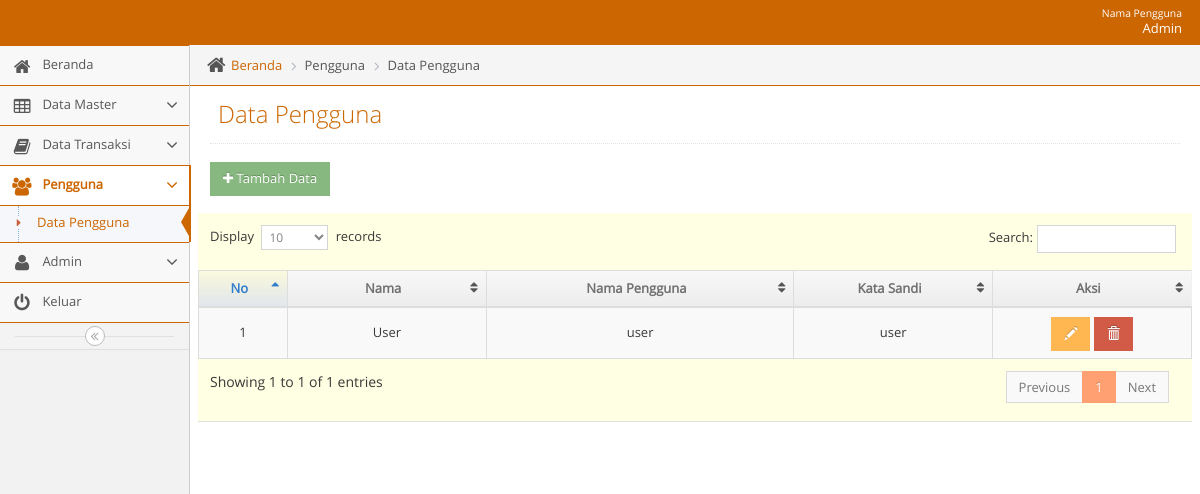
/admin/adminmainapp.php?unit=pengguna_unit&act=datagrid (signed in), run on an earlier commit of the app's database.
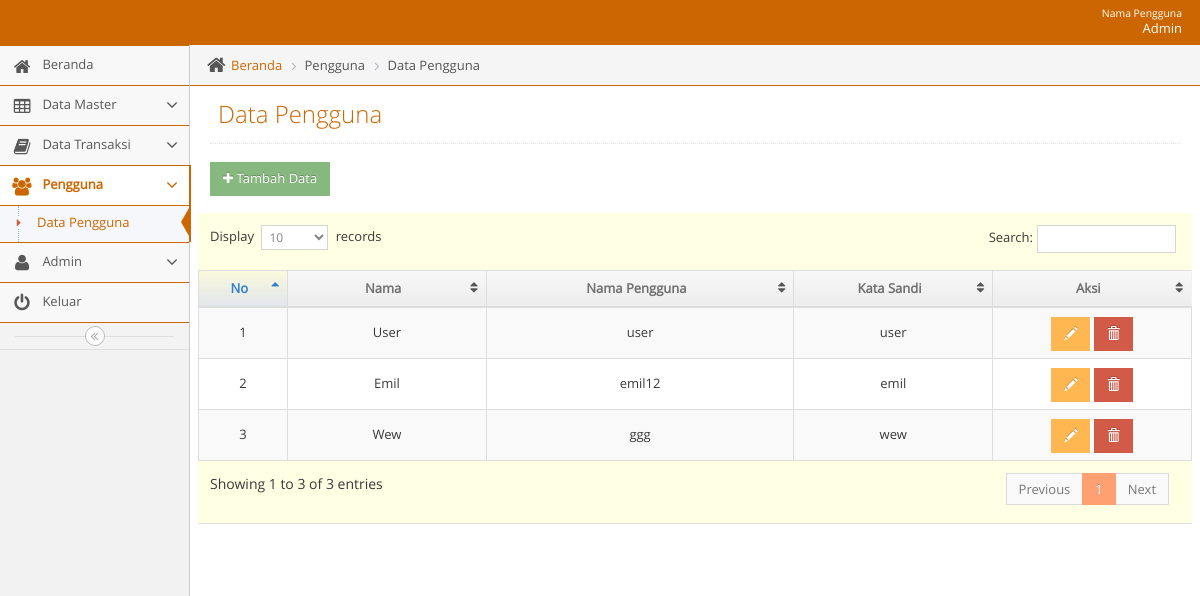
And on a later commit of the database.
### tables this page shows
CREATE TABLE `t_user` (
  `id_login` int(11) NOT NULL,
  `nama` varchar(100) NOT NULL,
  `nama_pengguna` varchar(20) NOT NULL,
  `kata_sandi` varchar(20) NOT NULL,
  `batas_login` int(3) NOT NULL,
  `blokir` enum('N','Y') NOT NULL
);

### admin/unit/pengguna_unit.php (the view, shortened to what this page needs)
<?php
$act = $_GET['act'];
switch($act){
    case "datagrid":
        ?>
<?php
include("../admin/leftbar.php");
?>
			<div class="main-content">
				<div class="main-content-inner">
					<div class="breadcrumbs ace-save-state" id="breadcrumbs">
						<ul class="breadcrumb">
							<li>
								<i class="ace-icon fa fa-home home-icon"></i>
								<a href="adminmainapp.php?unit=dashboard">Beranda</a>
							</li>
              <li>Pengguna</li>
							<li>Data Pengguna</li>
						</ul>
					</div>
					<div class="page-content">
						<div class="page-header">
              <h1>Data Pengguna
              </h1>
            </div>
                <h1>
                <a href="?unit=pengguna_unit&act=input">
                  <button class="btn btn-sm btn-success"><i class="fa fa-plus"></i> Tambah Data</button>
                </a>
              </h1>
						<div class="row">
							<div class="col-xs-12">
								<div class="row">
                  <div class="box box-primary">
                    <div class="box-body table-responsive padding">
                      <table id="datatable" class="table table-striped table-bordered table-hover">
                        <thead>
                          <tr>
                            <th style="text-align: center; width: 10%">No</th>
                            <th style="text-align: center; width: 20%">Nama</th>
                            <th style="text-align: center;width: 30%">Nama Pengguna</th>
                            <th style="text-align: center;width: 20%">Kata Sandi</th>
                            <th style="text-align: center;width: 20%">Aksi</th>
                          </tr>
                        </thead>
                        <tbody>
                          <?php $no=1;
                          $qdatagrid =" SELECT * FROM t_user";
                            $rdatagrid = mysqli_query($mysqli, $qdatagrid);
                            while($ddatagrid=mysqli_fetch_assoc($rdatagrid)) {
                                echo "
                                <tr>
                                    <td style= text-align:center;vertical-align:middle>$no</td>
                                    <td style= text-align:center;vertical-align:middle>".ucwords("$ddatagrid[nama]")."</td>
                                    <td style= text-align:center;vertical-align:middle>$ddatagrid[nama_pengguna]</td>
                                    <td style= text-align:center;vertical-align:middle>$ddatagrid[kata_sandi]</td>
                                    <td style=text-align:center;vertical-align:middle>
                                      <a href=?unit=pengguna_unit&act=update&id_login=$ddatagrid[id_login] class='btn btn-sm btn-warning glyphicon glyphicon-pencil' ></a>
                                      <a href=# class='btn btn-sm btn-danger glyphicon glyphicon-trash' onclick='confirm($ddatagrid[id_login])'></a>
                                    </td>
                                </tr>
                                ";
                                $no++;
                             }
                             ?>
                        </tbody>
                      </table>
                    </div>
                  </div>
								</div>
							</div>
						</div>
					</div>
				</div>
			</div>
					<?php
            include("../admin/footer.php");
            ?>
	</body>
</html>
        <?php
        break;
            ?>
       <?php
}

### admin/head.php (shortened to what this page needs)
<?php error_reporting(0);
$page=$_REQUEST['unit'];
$act1=$_REQUEST['act'];
$active='class="active"';
$open='class="active open"';
?>
<!DOCTYPE html>
<html lang="en">
    <head>
        <link rel="stylesheet" href="../css/backend/css/bootstrap.min.css" />
        <link rel="stylesheet" href="../css/backend/font-awesome/4.5.0/css/font-awesome.min.css" />
        <link rel="stylesheet" href="../css/backend/css/ace.min.css" class="ace-main-stylesheet" id="main-ace-style" />
        <link rel="stylesheet" href="../css/backend/css/ace-skins.min.css" />
        <link rel="stylesheet" href="../css/backend/css/ace-rtl.min.css" />
		<link rel='stylesheet prefetch' href='../css/tentang/style.css'>
        <link rel="stylesheet" href="https://cdnjs.cloudflare.com/ajax/libs/limonte-sweetalert2/7.33.1/sweetalert2.min.css">
    </head>

### admin/navbar.php (shortened to what this page needs)
<body class="no-skin">
        <?php
        require_once '../lib/koneksi.php';
        if ($_SESSION['status'] == 'Admin') {
          $qupdate = "SELECT * FROM  t_admin WHERE nama_pengguna = '".$_SESSION['nm_pengguna']."'";
         $rupdate = mysqli_query($mysqli, $qupdate);
         $dupdate = mysqli_fetch_assoc($rupdate);
        }
        else {
          $qupdate = "SELECT * FROM  t_user WHERE nama_pengguna = '".$_SESSION['nm_pengguna']."'";
          $rupdate = mysqli_query($mysqli, $qupdate);
          $dupdate = mysqli_fetch_assoc($rupdate);
        }
        ?>
        <div id="navbar" class="navbar navbar-default ace-save-state">
          <div class="navbar-container ace-save-state" id="navbar-container">
            <div class="navbar-buttons navbar-header pull-right" role="navigation">
              <ul class="nav ace-nav">
                <li class="light-blue dropdown-modal">
                  <a data-toggle="dropdown" href="#" class="dropdown-toggle">
                    <span class="user-info" style="text-align: right"><small>Nama Pengguna</small>  <?php echo ucwords($dupdate['nama']); ?></span>
                  </a>
                </li>
              </ul>
            </div>
        </div>
    </div>

### admin/adminmainapp.php
<?php
   include("../admin/head.php");
?>
<?php
   include("../admin/navbar.php");
?>
<div class="main-container ace-save-state" id="main-container">
<?php
    require_once('content.php');
?>

### admin/content.php (shortened to what this page needs)
<?php
$unit = $_GET['unit'];
if($unit == "produk_unit") {
    require_once 'unit/produk_unit.php';
}
else if($unit == "dashboard") {
    require_once 'unit/dashboard.php';
}
else if($unit == "tentangbidangmasalah_unit") {
    require_once 'unit/tentangbidangmasalah_unit.php';
}
else if($unit == "p_dashboard") {
    require_once 'unit/p_dashboard.php';
}
else if($unit == "p_bidang_masalah_unit") {
    require_once 'unit/p_bidang_masalah_unit.php';
}
else if($unit == "p_cf_unit") {
    require_once 'unit/p_cf_unit.php';
}
else if($unit == "bidang_masalah_unit") {
    require_once 'unit/bidang_masalah_unit.php';
}
else if($unit == "item_masalah_unit") {
    require_once 'unit/item_masalah_unit.php';
}
else if($unit == "dbp_unit") {
    require_once 'unit/dbp_unit.php';
}
else if($unit == "admin_unit") {
    require_once 'unit/admin_unit.php';
}
else if($unit == "pengguna_unit") {
    require_once 'unit/pengguna_unit.php';
}

### admin/leftbar.php (shortened to what this page needs)
<div id="sidebar" class="sidebar responsive ace-save-state">
  <ul class="nav nav-list" >
      <?php
                                  if ($_SESSION['status'] == "Admin"){
                                    ?>
    <li <?php if ($page=='dashboard') {echo $active;}?>>
        <a href="adminmainapp.php?unit=dashboard">
        <i class="menu-icon fa fa-home"></i>
        <span class="menu-text"> Beranda </span>
      </a>
    </li>
    <li  <?php if ($page=='bidang_masalah_unit' or $page=='item_masalah_unit' or $page=='tentangbidangmasalah_unit') {echo $open;}?>>
      <a href="#" class="dropdown-toggle">
        <i class="menu-icon fa fa-table"></i>
        <span class="menu-text"> Data Master </span>
        <b class="arrow fa fa-angle-down"></b>
      </a>
    </li>
    <li  <?php if ($page=='dbp_unit' or $page=='konsultasi_unit') {echo $open;}?>>
      <a href="#" class="dropdown-toggle">
        <i class="menu-icon fa fa-book"></i>
        <span class="menu-text"> Data Transaksi </span>
        <b class="arrow fa fa-angle-down"></b>
      </a>
    </li>
    <li <?php if ($page=='pengguna_unit') {echo $open;}?>>
      <a href="#" class="dropdown-toggle">
        <i class="menu-icon fa fa-users"></i>
        <span class="menu-text"> Pengguna </span>
        <b class="arrow fa fa-angle-down"></b>
      </a>
      <ul class="submenu">
        <li <?php if ($page=='pengguna_unit' && $act1=='datagrid') {echo $active;}?>>
          <a href="adminmainapp.php?unit=pengguna_unit&act=datagrid"><i class="menu-icon fa fa-caret-right"></i>Data Pengguna</a>
        </li>
      </ul>
    </li>
    <li <?php if ($page=='admin_unit') {echo $open;}?>>
      <a href="#" class="dropdown-toggle">
        <i class="menu-icon fa fa-user"></i>
        <span class="menu-text"> Admin </span>
        <b class="arrow fa fa-angle-down"></b>
      </a>
    </li>
     <?php
                                }
                                ?>
    <li>
        <a href="logout.php">
        <i class="menu-icon fa fa-power-off"></i>
        <span class="menu-text"> Keluar </span>
      </a>
    </li>
  </ul>
  <div class="sidebar-toggle sidebar-collapse" id="sidebar-collapse">
    <i id="sidebar-toggle-icon" class="ace-icon fa fa-angle-double-left ace-save-state" data-icon1="ace-icon fa fa-angle-double-left" data-icon2="ace-icon fa fa-angle-double-right"></i>
  </div>
</div>

### admin/footer.php (shortened to what this page needs)
  <div class="space-20"></div>
</div>

### css/tentang/style.css (style rules this page uses)
html { font-family:sans-serif; -ms-text-size-adjust:100%; -webkit-text-size-adjust:100% }
body { margin:0 }
a { background-color:transparent }
b,strong { font-weight:700 }
h1 { font-size:2em; margin:.67em 0 }
small { font-size:80% }
button,input,optgroup,select,textarea { color:inherit; font:inherit; margin:0 }
button { overflow:visible }
button,select { text-transform:none }
button,html input[type=button],input[type=reset],input[type=submit] { -webkit-appearance:button; cursor:pointer }
table { border-collapse:collapse; border-spacing:0 }
td,th { padding:0 }
.border-box,article,body,code,dd,div,dl,dt,fieldset,footer,form,header,html,input[type=email],input[type=password],input[type=tel],input[type=text],input[type=url],li,main,ol,p,pre,section,textarea,ul { box-sizing:border-box }

What changed in the data, as far as the page shows it:
added t_user: nama "Emil", nama_pengguna "emil12", kata_sandi "emil"
added t_user: nama "Wew", nama_pengguna "ggg", kata_sandi "wew"
Also different on the page:
text written by a page script: "Display records Search: Showing 1 to 1 of 1 entries Previous 1 Next" → "Display records Search: Showing 1 to 3 of 3 entries Previous 1 Next"
